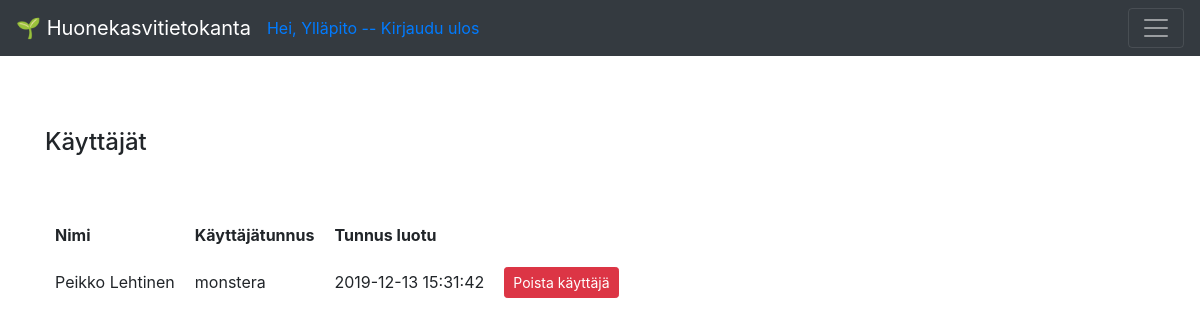
The app's page /auth (signed in), older data.
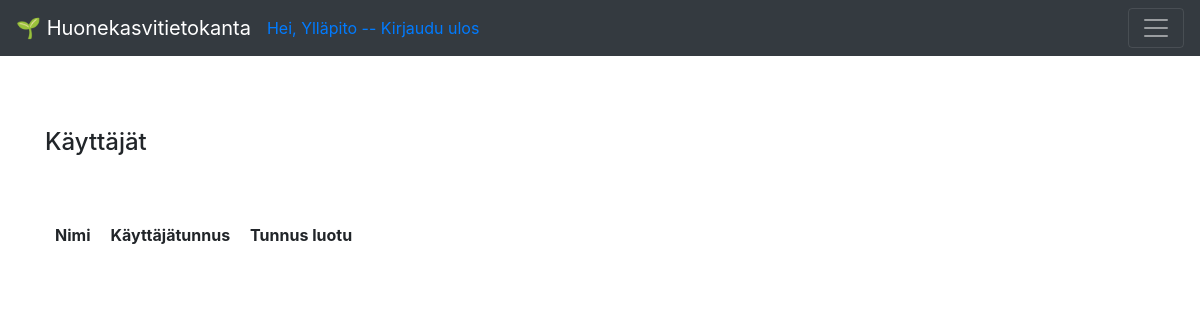
The same page, newer data.
### application/auth/models.py (models this page shows, shortened)
class User(Base):
    __tablename__ = "account"
    date_created = db.Column(db.DateTime, default=db.func.current_timestamp())
    username = db.Column(db.String(144), nullable=False, unique=True)
    password = db.Column(db.String(144), nullable=False)
    plants = db.relationship("Plant", backref='account', lazy=True)
    def userrole(self):
        if self.id == 1:
            return ["ADMIN"]
        else:
            return []

### application/auth/views.py (the view)
@app.route("/auth", methods=["GET"])
@login_required(role="ADMIN")
def auth_index():
    return render_template("auth/list.html", auth = User.query.filter(User.id != 1).all())

### application/__init__.py (called while the page is built)
def login_required(role = "ANY"):
    def wrapper(fn):
        @wraps(fn)
        def decorated_view(*args, **kwargs):
            if not current_user:
                return login_manager.unauthorized()
            if not current_user.is_authenticated:
                return login_manager.unauthorized()
            unauthorized = False
            if not role == "ANY":
                unauthorized = True
                for user_role in current_user.userrole():
                    if user_role == role:
                        unauthorized = False
                        break
            if unauthorized:
                return login_manager.unauthorized()
            return fn(*args, **kwargs)
        return decorated_view
    return wrapper

@login_manager.user_loader
def load_user(user_id):
    return User.query.get(user_id)

### application/templates/auth/list.html
{% extends "layout.html" %}
{% block body %}
<h4>Käyttäjät</h4>
<br>
<br>
<table>
  <tr>
    <th>Nimi</th>
    <th>Käyttäjätunnus</th>
    <th>Tunnus luotu</th>
  </tr>
  {% for account in auth %}
  <tr>
    <td>{{ account.name }}</td>
    <td>{{ account.username }}</td>
    <td>{{ account.date_created }}</td>
    {% if current_user.id == 1 %}
    <td>
      <form method="POST" action="{{ url_for('auth_delete', account_id=account.id) }}">
        <button type="submit" class="btn btn-danger btn-sm">Poista käyttäjä</button>
      </form>
    </td>
    {% endif %}
  </tr>
  {% endfor %}
</table>
{% endblock %}

### application/templates/layout.html (shortened to what this page needs)
<!DOCTYPE html>
<html>
  <head>
    <link rel="stylesheet"
          href= "https://stackpath.bootstrapcdn.com/bootstrap/4.3.1/css/bootstrap.min.css">
  </head>
  <body>
<nav class="navbar navbar-dark bg-dark">
    <a class="navbar-brand" href="/">&#127793; Huonekasvitietokanta</a>
    {% if current_user.is_authenticated %}
        <a href="{{ url_for('auth_logout') }}">Hei, {{ current_user.name }} -- Kirjaudu ulos</a>
        {% else %}
        </li><a class= "nav-link" href="{{ url_for('auth_login') }}">Kirjaudu sisään</a>
        <a class="nav-link" href="{{ url_for('auth_new') }}">Luo tunnus</a>
        {% endif %}
    <button class="navbar-toggler ml-auto"
                type="button"
                data-toggle="collapse"
                data-target="#navbarSupportedContent1">
            <span class="navbar-toggler-icon my-toggler">
          </span>
        </button>
  </nav>
<main role="main" class="container">
    <br>
    <br>
    <br>
    {% block body %}{% endblock %}
  </body>
</html>

### application/templates/layout.html (style rules this page uses)
table, th, td { padding: 10px; }

Row changes from the older to the newer data that the page shows:
removed User: name "Peikko Lehtinen", username "monstera", date_created "2019-12-13 15:31:42"
